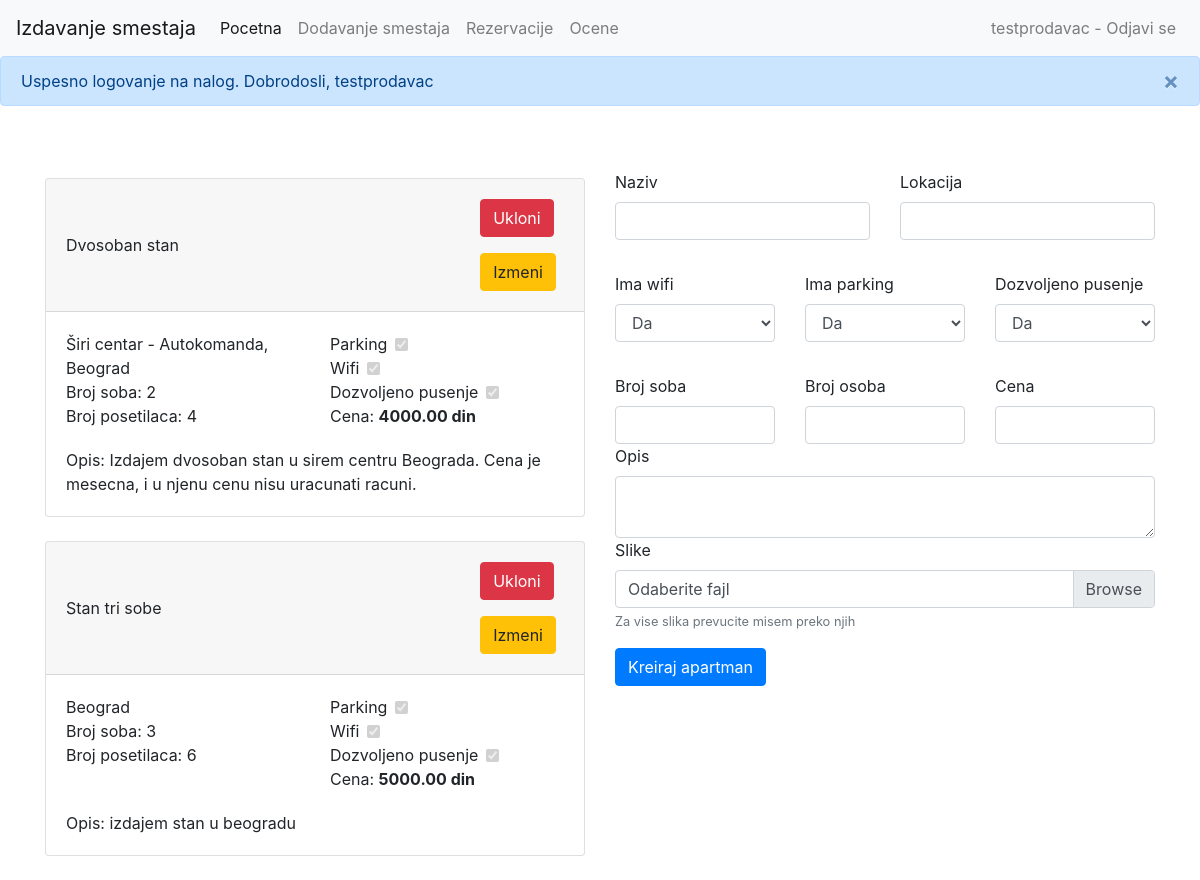
/appartments.php (signed in), run on the app's committed database.
### tables this page shows
CREATE TABLE `appartments` (
  `id` int(11) NOT NULL,
  `user_id` int(11) NOT NULL,
  `name` varchar(50) NOT NULL,
  `price` int(11) NOT NULL,
  `location` varchar(300) NOT NULL,
  `number_of_rooms` int(11) NOT NULL,
  `max_customers` int(11) NOT NULL,
  `has_parking` int(11) NOT NULL,
  `has_wifi` int(11) NOT NULL,
  `smoking_allowed` int(11) NOT NULL,
  `description` text NOT NULL
);

### appartments.php (the view, shortened to what this page needs)
<!DOCTYPE html>
<html lang="en">
<head>
    <?php include("comp/bootstrap.php"); ?>
</head>
<body>
    <?php include("comp/nav.php"); ?>
    <?php
    $query = "SELECT * FROM appartments where user_id = {$_SESSION['user']['id']}";
    $results = (!$database->query($query)) ? [] : $database->query($query)->fetch_all(MYSQLI_ASSOC);
    ?>
    <div class="container mt-5">
        <?php if (count($results) == 0) : ?>
            <h5>Izgleda da nemate ni jedan dodat apartman. Dodajte ga u formi ispod</h5>
            <form method="POST" action="server.php" enctype="multipart/form-data">
                <div class="row mt-3">
                    <div class="col-md-6">
                        <div class="form-group">
                            <label for="name">Naziv</label>
                            <input type="text" class="form-control" id="name" name="name">
                        </div>
                    </div>
                    <div class="col-md-6">
                        <div class="form-group">
                            <label for="location">Lokacija</label>
                            <input type="text" class="form-control" id="location" name="location">
                        </div>
                    </div>
                </div>
                <div class="row mt-3">
                    <div class="col-md-4">
                        <div class="form-group">
                            <label for="wifi">Ima wifi</label>
                            <select class="form-control" name="hasWifi" id="wifi">
                                <option value="1">Da</option>
                                <option value="0">Ne</option>
                            </select>
                        </div>
                    </div>
                    <div class="col-md-4">
                        <div class="form-group">
                            <label for="parking">Ima parking</label>
                            <select class="form-control" name="hasParking" id="parking">
                                <option value="1">Da</option>
                                <option value="0">Ne</option>
                            </select>
                        </div>
                    </div>
                    <div class="col-md-4">
                        <div class="form-group">
                            <label for="smoking">Dozvoljeno pusenje</label>
                            <select class="form-control" name="smokingAllowed" id="smoking">
                                <option value="1">Da</option>
                                <option value="0">Ne</option>
                            </select>
                        </div>
                    </div>
                </div>
                <div class="row mt-3">
                    <div class="col-md-4">
                        <label for="roomNum">Broj soba</label>
                        <input type="number" class="form-control" name="roomNum">
                    </div>
                    <div class="col-md-4">
                        <label for="personNum">Broj osoba</label>
                        <input type="number" class="form-control" name="personNum">
                    </div>
                    <div class="col-md-4">
                        <label for="price">Cena</label>
                        <input type="number" class="form-control" name="price">
                    </div>
                </div>
                <div class="row mt-3">
                    <div class="col-md-9">
                        <label for="description">Opis</label>
                        <textarea class="form-control" name="description" id="description"></textarea>
                    </div>
                    <div class="col-md-3">
                        <label for="img">Slike</label><br>
                        <div class="input-group">
                            <div class="custom-file">
                                <input type="file" multiple class="custom-file-input" id="inputGroupFile01" name="images[]" aria-describedby="inputGroupFileAddon01">
                                <label class="custom-file-label" for="inputGroupFile01">Odaberite fajl</label>
                            </div>
                        </div>
                        <small class="text-muted mb-5">Za vise slika prevucite misem preko njih</small>
                    </div>
                </div>
                <input type="hidden" name="create_appartment">
                <button class="btn btn-primary" type="submit">Kreiraj apartman</button>
            </form>
        <?php else : ?>
            <div class="row">
                <div class="col-md-6">
                    <?php foreach ($results as $appartment) : ?>
                        <div class="card my-4">
                            <div class="card-header d-flex w-100 justify-content-between align-items-center">
                                <div>
                                    <?php echo $appartment["name"]; ?>
                                </div>
                                <div>
                                    <form method="POST" action="server.php">
                                        <button class="btn btn-danger m-2">Ukloni</button>
                                    </form>
                                    <button class="btn btn-warning m-2" onclick = "location.href = 'editapt.php?id=<?php echo $appartment["id"];?>'">Izmeni</button>
                                </div>
                            </div>
                            <div class="card-body">
                                <div class="row">
                                    <div class="col-md-6">
                                        <?php echo $appartment["location"]; ?><br>
                                        Broj soba: <?php echo $appartment["number_of_rooms"]; ?><br>
                                        Broj posetilaca: <?php echo $appartment["max_customers"]; ?><br>
                                    </div>
                                    <div class="col-md-6">
                                        <div class="form-check form-check-inline">
                                            <label class="form-check-label" for="inlineCheckbox1">Parking</label>
                                            <input disabled class="ml-2 form-check-input" type="checkbox" id="inlineCheckbox1" value="option1" <?php if ($appartment["has_parking"] == 1) echo "checked"; ?>>
                                        </div><br>
                                        <div class="form-check form-check-inline">
                                            <label class="form-check-label" for="inlineCheckbox1">Wifi </label>
                                            <input disabled class="form-check-input ml-2 " type="checkbox" id="inlineCheckbox1" value="option1" <?php if ($appartment["has_wifi"] == 1) echo "checked"; ?>>
                                        </div><br>
                                        <div class="form-check form-check-inline">
                                            <label class="form-check-label" for="inlineCheckbox1">Dozvoljeno pusenje </label>
                                            <input disabled class="form-check-input ml-2 " type="checkbox" id="inlineCheckbox1" value="option1" <?php if ($appartment["smoking_allowed"] == 1) echo "checked"; ?>>
                                        </div><br>
                                        <div>
                                            Cena: <strong><?php echo $appartment["price"]; ?>.00 din</strong>
                                        </div>
                                    </div>
                                </div>
                            </div>
                            <div class="card-body mt-0 pt-0">
                                Opis: <?php echo $appartment["description"]; ?>
                            </div>
                        </div>
                    <?php endforeach ?>
                </div>
                <div class="col-md-6">
                    <form method="POST" action="server.php" enctype="multipart/form-data">
                        <div class="row mt-3">
                            <div class="col-md-6">
                                <div class="form-group">
                                    <label for="name">Naziv</label>
                                    <input type="text" class="form-control" id="name" name="name">
                                </div>
                            </div>
                            <div class="col-md-6">
                                <div class="form-group">
                                    <label for="location">Lokacija</label>
                                    <input type="text" class="form-control" id="location" name="location">
                                </div>
                            </div>
                        </div>
                        <div class="row mt-3">
                            <div class="col-md-4">
                                <div class="form-group">
                                    <label for="wifi">Ima wifi</label>
                                    <select class="form-control" name="hasWifi" id="wifi">
                                        <option value="1">Da</option>
                                    </select>
                                </div>
                            </div>
                            <div class="col-md-4">
                                <div class="form-group">
                                    <label for="parking">Ima parking</label>
                                    <select class="form-control" name="hasParking" id="parking">
                                        <option value="1">Da</option>
                                    </select>
                                </div>
                            </div>
                            <div class="col-md-4">
                                <div class="form-group">
                                    <label for="smoking">Dozvoljeno pusenje</label>
                                    <select class="form-control" name="smokingAllowed" id="smoking">
                                        <option value="1">Da</option>
                                    </select>
                                </div>
                            </div>
                        </div>
                        <div class="row mt-3">
                            <div class="col-md-4">
                                <label for="roomNum">Broj soba</label>
                                <input type="number" class="form-control" name="roomNum">
                            </div>
                            <div class="col-md-4">
                                <label for="personNum">Broj osoba</label>
                                <input type="number" class="form-control" name="personNum">
                            </div>
                            <div class="col-md-4">
                                <label for="price">Cena</label>
                                <input type="number" class="form-control" name="price">
                            </div>
                        </div>
                        <div>
                            <label for="description">Opis</label>
                            <textarea class="form-control" name="description" id="description"></textarea>
                        </div>
                        <div>
                            <label for="img">Slike</label><br>
                            <div class="input-group">
                                <div class="custom-file">
                                    <label class="custom-file-label" for="inputGroupFile01">Odaberite fajl</label>
                                </div>
                            </div>
                            <small class="text-muted mb-5">Za vise slika prevucite misem preko njih</small>
                        </div>
                        <button class="btn mt-3 btn-primary" type="submit">Kreiraj apartman</button>
                    </form>
                </div>
            </div>
        <?php endif; ?>
    </div>
</body>
</html>

### data on the page
appartments: name "Dvosoban stan", location "Širi centar - Autokomanda, Beograd", number_of_rooms "2", max_customers "4", has_parking "☑", has_wifi "☑", smoking_allowed "☑", price "4000", description "Izdajem dvosoban stan u sirem centru Beograda. Cena je mesecna, i u njenu cenu nisu uracunati racuni."
appartments: name "Stan tri sobe", location "Beograd", number_of_rooms "3", max_customers "6", has_parking "☑", has_wifi "☑", smoking_allowed "☑", price "5000", description "izdajem stan u beogradu"

### other printed values
$_SESSION["user"]["username"] "testprodavac"
$_SESSION["message"] "Uspesno logovanje na nalog. Dobrodosli, testprodavac"
